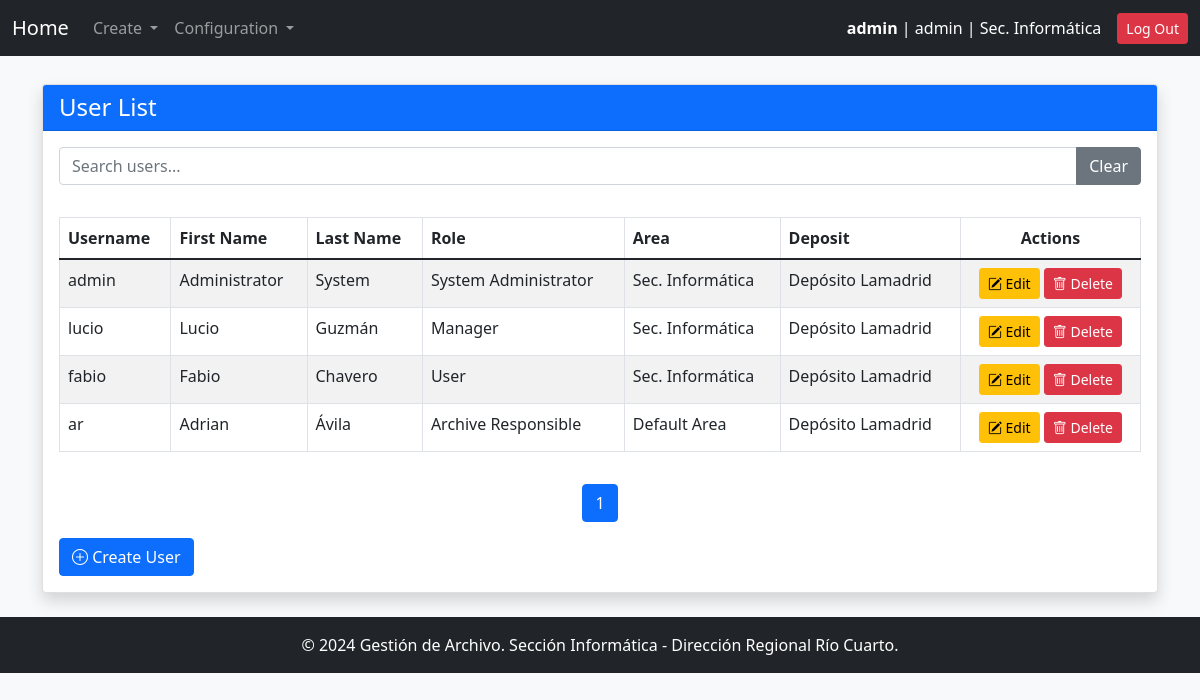
/users/ (signed in), run on an earlier commit of the app's database.
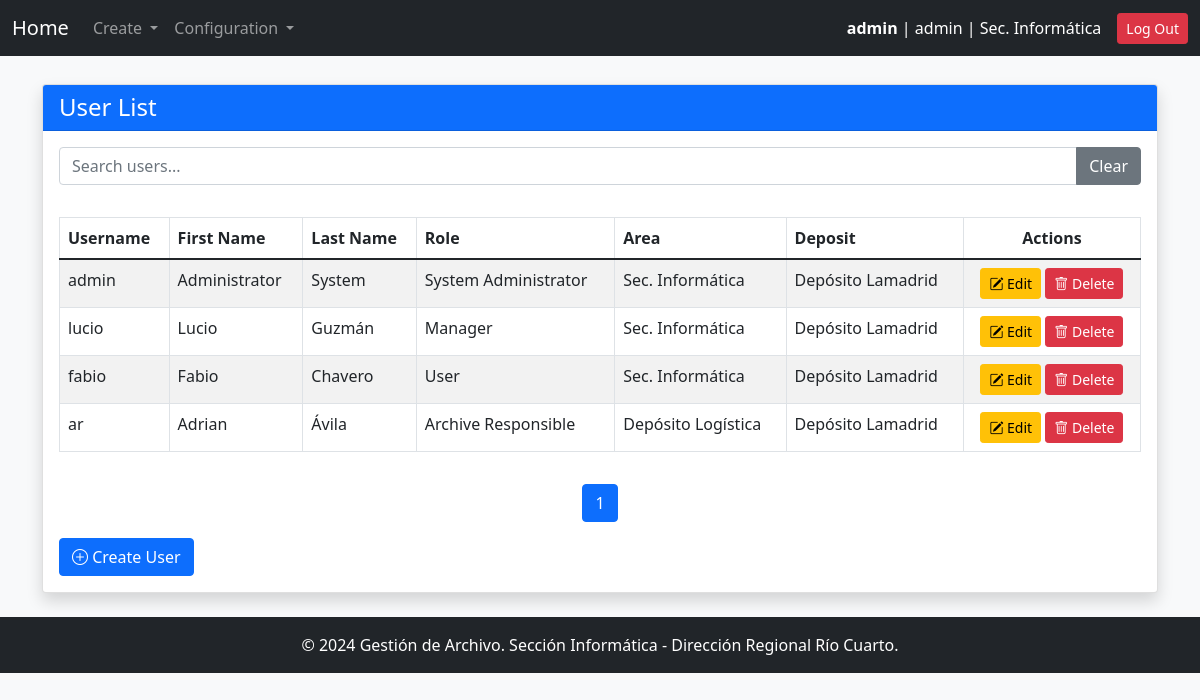
And on a later commit of the database.
### gestion_archivo_app/models.py (models this page shows, shortened)
class User(AbstractUser):
    ROLE_CHOICES = [
        ('user', 'User'),
        ('manager', 'Manager'),
        ('archive_responsible', 'Archive Responsible'),
        ('admin', 'System Administrator')
    ]
    role = models.CharField(max_length=32, choices=ROLE_CHOICES)
    area = models.ForeignKey('Area', on_delete=models.PROTECT, verbose_name="User Area")
    deposit = models.ForeignKey(
        'Area',
        on_delete=models.PROTECT,
        default=get_default_archive,
        verbose_name="Archive",
        related_name='deposits'
    )
    objects = UserManager()
    USERNAME_FIELD = 'username'
    REQUIRED_FIELDS = ['first_name', 'last_name', 'role']

class Area(models.Model):
    code = models.CharField(max_length=30, unique=True, verbose_name="Area Code")
    name = models.CharField(max_length=100, unique=True, verbose_name="Area Name")
    description = models.TextField(blank=True, null=True, verbose_name="Description")
    is_deposit = models.BooleanField(default=False, verbose_name="Is Deposit")

### gestion_archivo_app/views.py (the view)
# urls.py: path("users/", user_list, name="user_list"),
@login_required
@user_passes_test_with_message(is_admin, "Only the admin can access this page.")
def user_list(request):
    users = User.objects.all()
    return render(request, "user_list.html", {"users": users})

### gestion_archivo_app/context_processors.py (called while the page is built)
def system_config(request):
    try:
        pagination_limit = int(SystemConfigKeyValues.objects.get(key="pagination_limit").value)
    except SystemConfigKeyValues.DoesNotExist:
        pagination_limit = 10  # Valor por defecto
    try:
        default_archive_code = SystemConfigKeyValues.objects.get(key="default_archive_code").value
    except SystemConfigKeyValues.DoesNotExist:
        default_archive_code = "AADE_ARCHIVE"  # Valor por defecto
    try:
        config_name_org = SystemConfigKeyValues.objects.get(key="config_name_org").value
    except SystemConfigKeyValues.DoesNotExist:
        config_name_org = "Define config_name_org"  # Valor por defecto
    return {
        "pagination_limit": pagination_limit,
        "default_archive_code": default_archive_code,
        "config_name_org": config_name_org
    }

### gestion_archivo_app/views.py (called while the page is built)
def is_admin(user):
    return user.role == 'admin'

### gestion_archivo_app/templates/user_list.html (shortened to what this page needs)
{% extends 'base.html' %}
{% block content %}
<div class="container mt-4">
    <div class="card shadow">
        <div class="card-header bg-primary text-white">
            <h4 class="mb-0">User List</h4>
        </div>
        <div class="card-body">
            <div class="mb-3">
                <div class="input-group">
                    <input type="text" id="searchInputId" class="form-control" placeholder="Search users...">
                    <button type="button" class="btn btn-secondary" onclick="clearSearch()">Clear</button>
                </div>
            </div>
            <div class="table-responsive">
                <table class="table table-bordered table-striped mt-3" id="tableId">
                    <thead >
                        <tr>
                            <th onclick="sortTable(0)">Username </th>
                            <th onclick="sortTable(1)">First Name </th>
                            <th onclick="sortTable(2)">Last Name </th>
                            <th onclick="sortTable(3)">Role </th>
                            <th onclick="sortTable(4)">Area </th>
                            <th onclick="sortTable(5)">Deposit </th>
                            <th class="text-center">Actions</th>
                        </tr>
                    </thead>
                    <tbody id="tableBodyId">
                        {% for user_aux in users %}
                            <tr>
                                <td>{{ user_aux.username }}</td>
                                <td>{{ user_aux.first_name }}</td>
                                <td>{{ user_aux.last_name }}</td>
                                <td>{{ user_aux.get_role_display }}</td>
                                <td>{{ user_aux.area.name }}</td>
                                <td>{{ user_aux.deposit.name }}</td>
                                <td class="text-center">
                                    <a href="{% url 'user_update' user_aux.id %}" class="btn btn-sm btn-warning">
                                        <i class="bi bi-pencil-square"></i> Edit
                                    </a>
                                    <a href="{% url 'user_delete' user_aux.id %}" class="btn btn-sm btn-danger">
                                        <i class="bi bi-trash"></i> Delete
                                    </a>
                                </td>
                            </tr>
                        {% empty %}
                            <tr>
                                <td colspan="7" class="text-center text-muted">No users available.</td>
                            </tr>
                        {% endfor %}
                    </tbody>
                </table>
            </div>
            <nav class="mt-3">
                <ul class="pagination justify-content-center" id="tableBodyIdPagination">
                </ul>
            </nav>
            <div class="mt-3">
                <a href="{% url 'user_create' %}" class="btn btn-primary">
                    <i class="bi bi-plus-circle"></i> Create User
                </a>
            </div>
        </div>
    </div>
</div>
{% load static %}
{% endblock %}

What changed in the data, as far as the page shows it:
changed User "ar": area.name "Default Area" → "Depósito Logística"
